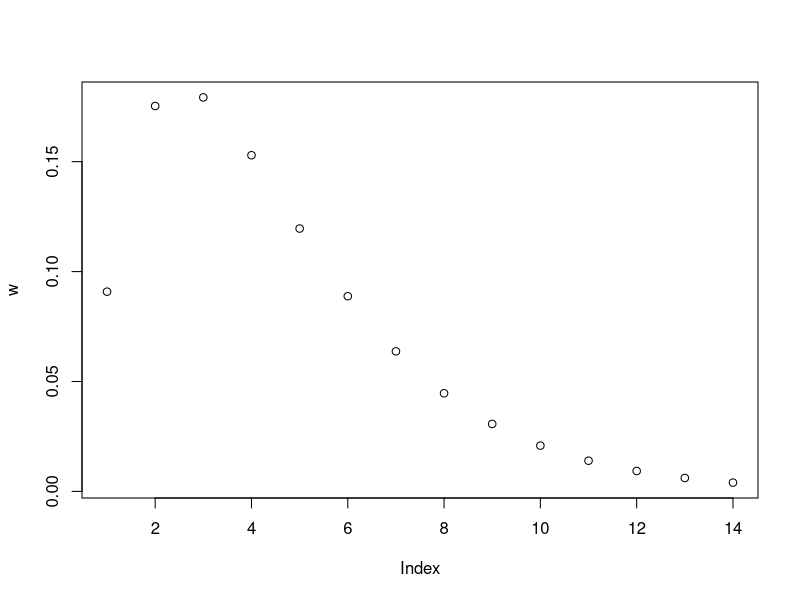
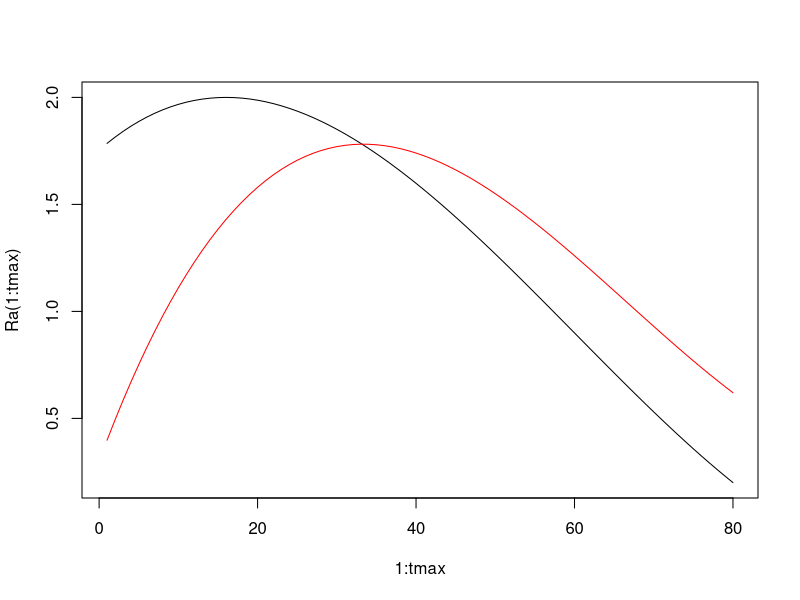
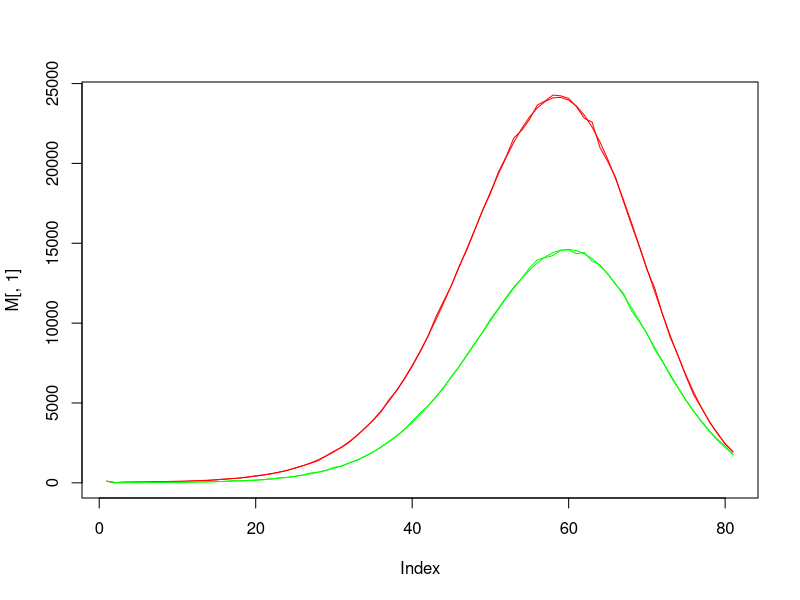
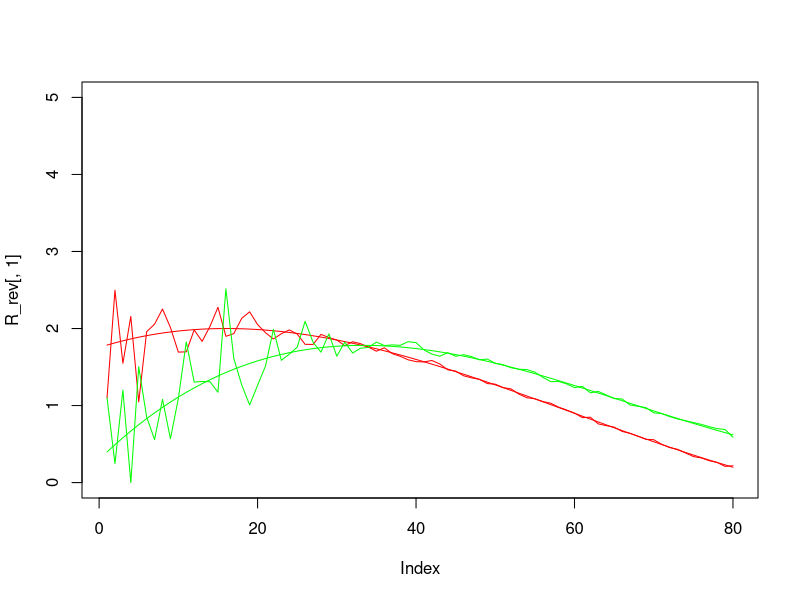

Reproduce these figures in R, in order.
## code to prepare ALL datasets goes here


#' -----------------------------------------
## shape parameter for serial interval assuming gamma distribution
## rate parameter for serial interval assuming gamma distribution
si_shape <- 2
si_rate  <- 0.5

w <- sapply(1:14, function(x){
  pgamma(x, si_shape, si_rate) - pgamma(x-1, si_shape, si_rate)
})

# this should have a leading 0 right ?
# maybe implemented elsewhere
w <- c(w/sum(w))
w0 = 0
plot(w)
#' -----------------------------------------
# Function 1: Quadratic
Ra <- function(x) {
  a <- 0.00001   # Adjusted cubic coefficient
  b <- -0.0018   # Adjusted quadratic coefficient
  c <- 0.05      # Adjusted linear coefficient
  d <- 0.2       # Starting value
  y <- a * x^3 + b * x^2 + c * x + d
  # Rescale smoothly to the range [0.2, 3]
  y <- (y - min(y)) / (max(y) - min(y)) * (2 - 0.2) + 0.2
  return(y)
}

# Function 2: Cubic
Rb <- function(x) {
  a <- 0.00001  # Coefficient for cubic term
  b <- -0.002   # Coefficient for quadratic term
  c <- 0.1      # Coefficient for linear term
  d <- 0.3      # Starting point
  y <- a * x^3 + b * x^2 + c * x + d
  y <- pmax(pmin(y, 3), 0.2)
  return(y)
}

tmax <- 80

Rmatrix = cbind(Ra(1:tmax), Rb(1:tmax))
head(Rmatrix)
plot(1:tmax, Ra(1:tmax), type = 'l')
lines(1:tmax, Rb(1:tmax), type = 'l', col = 'red')

M <- matrix(NA, nrow = tmax + 1, ncol = 2)
N <- matrix(NA, nrow = tmax + 1, ncol = 2)
R_rev <- matrix(NA, nrow = tmax, ncol = 2)
R_this <- matrix(NA, nrow = tmax, ncol = 2)

#' -----------------------------------------

# some transfer

P <- matrix(c(0.8, 0.4,
              0.2, 0.6), 2)

# no transfer

# P <- matrix(c(0.999, 0.001,
#               0.001, 0.999), 2)

P
#' -----------------------------------------

# initialize
t = 1
J <- 2
M[1,] <- rep(100, J)
N[1,] <- rep(100, J)
S <- length(w)
set.seed(123)

#' -----------------------------------------
for(t in 1:tmax) {

  # what are the boundaries of serial_interval
  w_i = min(S, t)

  mt = t+1

  # #
  RR <- diag(Rmatrix[t, ])
  RR

  ## MM is m(t - 1), ..., m(1)
  ## where rows are regions
  ## and columns are time
  if(t == 1) {
    MM <- as.matrix(M[1, ])
  } else {
    MM <- t(as.matrix(M[mt - 1:w_i, ]))
  }
  MM
  WW <-  as.matrix(w[1:w_i])
  inner_vec <- RR %*% MM %*% WW
  inner_vec

  outer_vec = t(P) %*% inner_vec

  M[mt, ] = outer_vec
  N[mt, ] = sapply(outer_vec, function(x) rpois(1, x))

  ## --------------------------------------------------
  ## reverse calc R
  sum_m_w_mat <- matrix(rep(MM %*% WW, times = J), byrow = T, nrow = J)

  # now the a, b, c ... matrix is really just P * rowwise the above
  c_mat <- t(P) * sum_m_w_mat
  c_mat

  R_rev[t, ] <- solve(t(c_mat) %*% c_mat) %*% t(c_mat) %*% M[mt, ]

  R_rev[t, ]
  Rmatrix[t, ]
  DIG = 12
  stopifnot(round(R_rev[t, ], DIG) == round(Rmatrix[t, ], DIG))

  ## --------------------------------------------------
  ## calc this R based on N not MM
  if(t == 1) {
    NN <- as.matrix(N[1, ])
  } else {
    NN <- t(as.matrix(N[mt - 1:w_i, ]))
  }

  sum_m_w_mat <- matrix(rep(NN %*% WW, times = J), byrow = T, nrow = J)

  # now the a, b, c ... matrix is really just P * rowwise the above
  c_mat <- t(P) * sum_m_w_mat
  c_mat

  R_this[t, ] <- solve(t(c_mat) %*% c_mat) %*% t(c_mat) %*% N[mt, ]
  head(R_this)
}

plot(M[,1], type = 'l', col = 'red')
lines(N[, 1], col = 'red')
lines(M[,2], type = 'l', col = 'green')
lines(N[, 2], col = 'green')

plot(R_rev[,1], type = 'l', col = 'red', ylim = c(0, 5))
lines(R_this[, 1], col = 'red')
lines(R_rev[,2], type = 'l', col = 'green')
lines(R_this[, 2], col = 'green')
R_this[,2]
# ------------------------------------------------------------------------
## NOW EXPORT


## SAMPLE DATES
ref_date = as.Date('2020-01-01')
sample_dates = seq.Date(from = ref_date, to = ref_date + nrow(N) - 1, by = 'day')


##  SAMPLE MULTI SITE
sample_multi_site = data.frame(date = sample_dates, N)
colnames(sample_multi_site)[2:3] <- c('Tatooine', 'Hoth')


## TRANSFER MATRIX
# make daily
P_list <- lapply(1:nrow(N), function(x) P)
transfer_matrix <- do.call(rbind, P_list)
dim(transfer_matrix)
colnames(transfer_matrix) <- c('Tatooine', 'Hoth')
rn = vector("character", nrow(N))
for(i in seq(2, nrow(N) * 2, by = 2)) {
  rn[i-1] = paste0(sample_dates[i/2], ':Tatooine')
  rn[i]   = paste0(sample_dates[i/2], ':Hoth')
}
rownames(transfer_matrix) <- rn[1:nrow(transfer_matrix)]
head(transfer_matrix)
tail(transfer_matrix)
